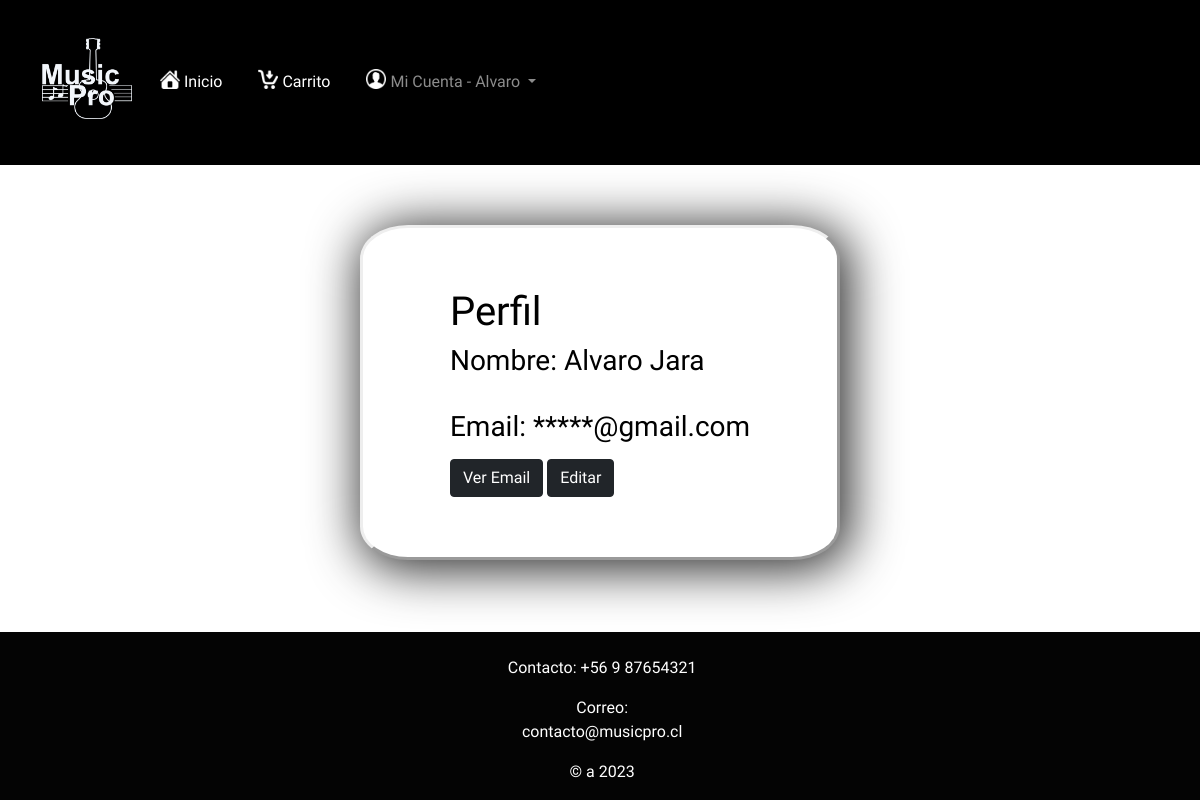
The page /perfil/ (signed in) on the database its author committed.
### core/models.py (models this page shows, shortened)
class Usuario(models.Model):
    cam_auto = models.IntegerField(default=0)
    nombre = models.CharField(max_length=16, )
    apellido = models.CharField( max_length=16, null=False)
    email = models.EmailField(primary_key=True, unique=True)
    pwd = models.CharField(null=False, max_length=12)
    tipoUsuario = models.IntegerField()
    rut = models.CharField(max_length=10, default= '')
    direccion = models.CharField(max_length=50, null=False, default= '')
    telefono = models.CharField(max_length=10, default=0)
    codigoPostal = models.IntegerField(max_length=50, default= 0)
    estado = models.CharField(max_length=50, default= '')
    ciudad = models.CharField(max_length=50, default= '')

### core/views.py (the view)
# urls.py: path('perfil/',perfil, name="perfil"),
def perfil(request):
    usuario = Usuario.objects.filter(email = request.session['email'])
    return render(request, 'core/perfil.html', {'usuario':usuario})

### core/context_processor.py (called while the page is built)
def total_carrito(request):
    total = 0
    if 'carrito' in request.session:
        for key, value in request.session["carrito"].items():
            total += int(value["acumulado"])
    return {"total_carrito":total}

### core/templates/core/perfil.html (shortened to what this page needs)
{% extends "core/layout.html" %}
{% load static %}
{% block head %}
    <link href="{% static 'core/css/perfil 1.css' %}" rel="stylesheet" type="text/css">
{% endblock %}
{% block content %}
     <div id="pantalla">
        <form method="post" id="formPerfil">
            <div class="form-group" id="titulo">
                <h1>Perfil</h1>
            </div>
            <div id="perfil_info">
                {% for i in usuario %}
                <h3>Nombre: {{ i.nombre }} {{ i.apellido }}</h3>
                <br>
                <h3 id="correo">Email: *****@gmail.com</h3>
                <div id="botones">
                    <div>
                        <button type="button" class="btn btn-dark" onclick="mostrarEmail(document.getElementById('email').textContent)">Ver Email</button>
                        <a href="{% url 'actualizarPerfil'  i.email  %}" class="btn btn-dark" >Editar</a>
                    </div>
                </div>
                {% endfor %}
            </div>
        </form>
      </div>
{% endblock %}

### core/templates/core/layout.html (shortened to what this page needs)
{% load static %}
<!DOCTYPE html>
<html lang="es">
<head>
    <link rel="stylesheet" href="{% static 'core/css/stylelayout.css' %}">
    <link href="https://cdn.jsdelivr.net/npm/bootstrap@5.1.3/dist/css/bootstrap.min.css" rel="stylesheet"
>
    {% block head %}{% endblock %}
</head>
<body class="d-flex flex-column align-items-center min-vh-100">
    <header style="min-width: 100%;">
        <nav class="navbar navbar-expand-lg navbar-dark ">
            <div class="container-fluid">
                <a href="{% url 'index' %}" ><img src="{% static 'core/img/logo_musicpro.png' %}" class="figure-img img-fluid" alt="logo" style=" width: 90px !important"></a>
                <div class="collapse navbar-collapse" id="navbarSupportedContent">
                    <ul class="navbar-nav me-auto mb-2 mb-lg-0" >
                        <li class="nav-item" >
                            <a class="nav-link active" aria-current="page" href="{% url 'index' %}"> <img src="{% static 'core/img/iconinicio.png' %}" alt="" class="figure-img img-fluid"> Inicio</a>
                        </li>
                        <li class="nav-item">
                            <a class="nav-link active" href="{% url 'carrito' %}"> <img src="{% static 'core/img/iconcarrito.png' %}" alt="" class="figure-img img-fluid"> Carrito</a>
                        </li>
                        {% if "email" in request.session %}
                        <li class="nav-item dropdown">
                            <a class="nav-link dropdown-toggle" href="#" role="button" data-bs-toggle="dropdown"
                                aria-expanded="false">
                                <img src="{% static 'core/img/iconcuenta.png' %}" alt="" class="figure-img img-fluid"> Mi Cuenta - {{ request.session.nombre }}
                            </a>
                        </li>
                        {% endif %}
                    </ul>
                </div>
            </div>
        </nav>
    </header>
    {% block content %}
    {% endblock %}
    <footer class="mt-auto w-100">
        <div id="info">
            <p>Contacto: +56 9 87654321</p>
            <p>Correo: contacto@musicpro.cl</p>
            <p>© a 2023</p>
        </div>
    </footer>
</body>
</html>

### core/static/core/css/stylelayout.css (style rules this page uses)
body { background-image: url("https://i.pinimg.com/564x/20/8b/9b/208b9ba35cebefbba9f945fb69f021ce.jpg"); background-repeat: no-repeat; background-position: center center; background-size: cover; background-attachment: fixed; }
.nav-link> img { margin-left: 20px; width: 20px; }
.nav-link { display: flex; justify-content: center; align-items: center; }
* { padding: 0; margin: 0; font-family: 'Chakra Petch', sans-serif; }
header { background: black; color: rgb(255, 255, 255); display: flex; justify-content: space-between; padding: 30px; }
#logo_header>a,img { width: 80px }
body { background-color: #ffffff; background-color: #ffffff; }
footer { font-family: 'Chakra Petch', sans-serif; background: rgba(0, 0, 0, 0.986); font-size: 5px; color: white; display: flex; justify-content: center; text-align:center; padding-top: 2%; }
#info > p { margin-left: 2%; font-size: medium; }

### core/static/core/css/perfil 1.css (style rules this page uses)
#pantalla { display: flex; justify-content: center; width: 40%; height: 60%; padding-top: 5%; padding-bottom: 5%; margin-top: 5%; background-color: rgb(255, 255, 255); color: rgb(0, 0, 0); border-style: outset; box-shadow: 5px 5px 50px 5px rgb(44, 44, 44); border-radius: 10%; }
#botones { justify-content: space-between; margin-top: 5%; }

### rows shown on the page
Usuario: session.nombre "Alvaro", nombre "Alvaro", apellido "Jara"
